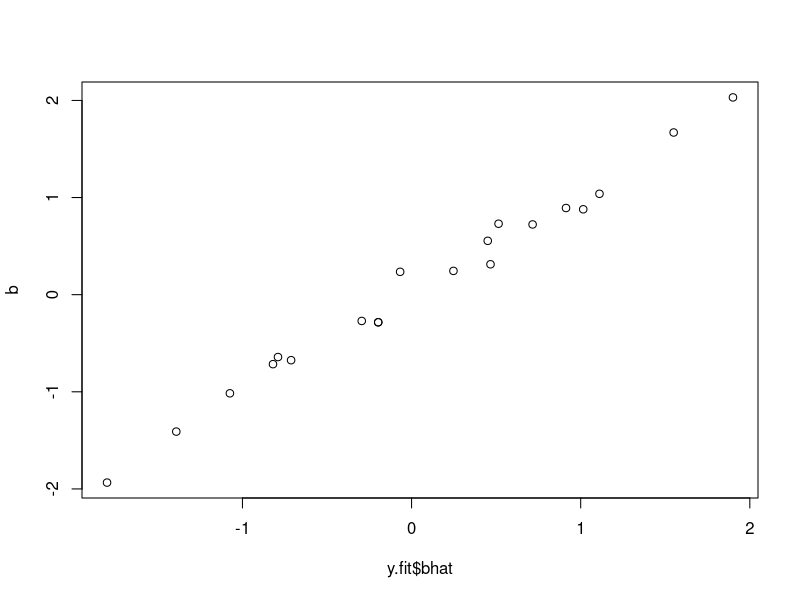
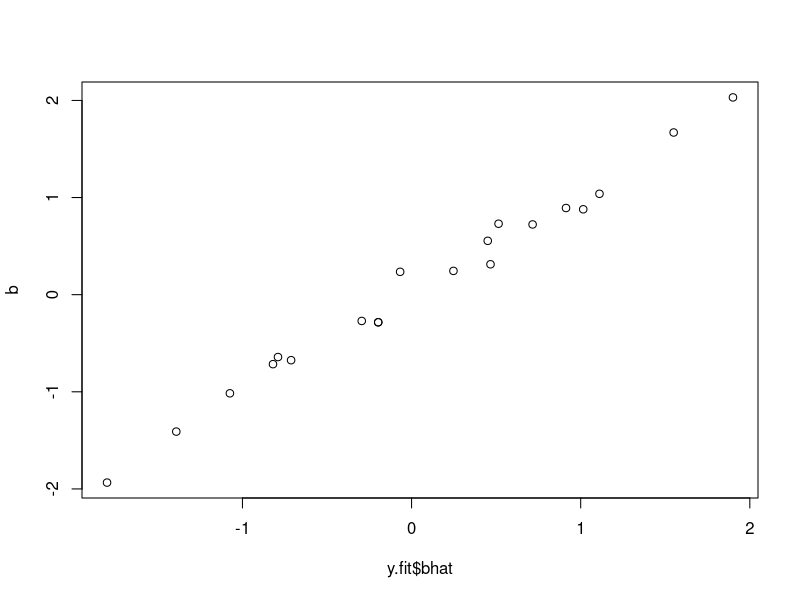
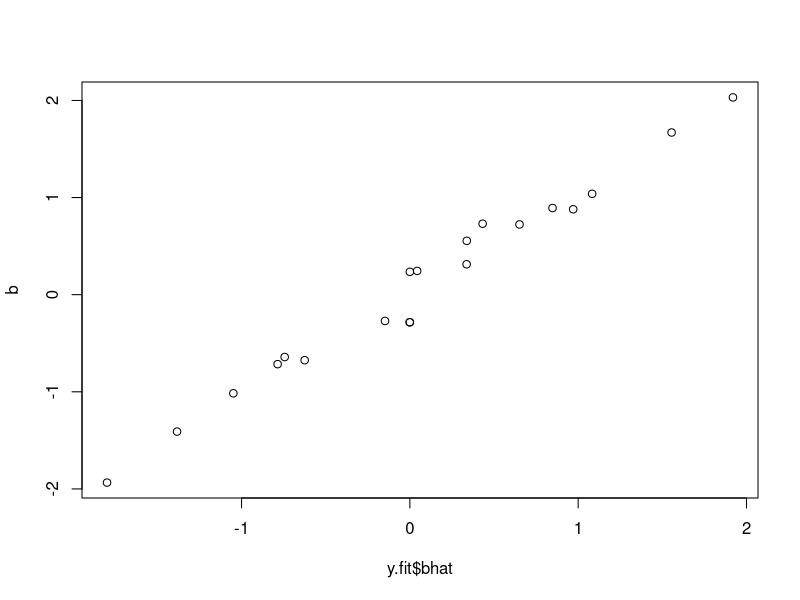
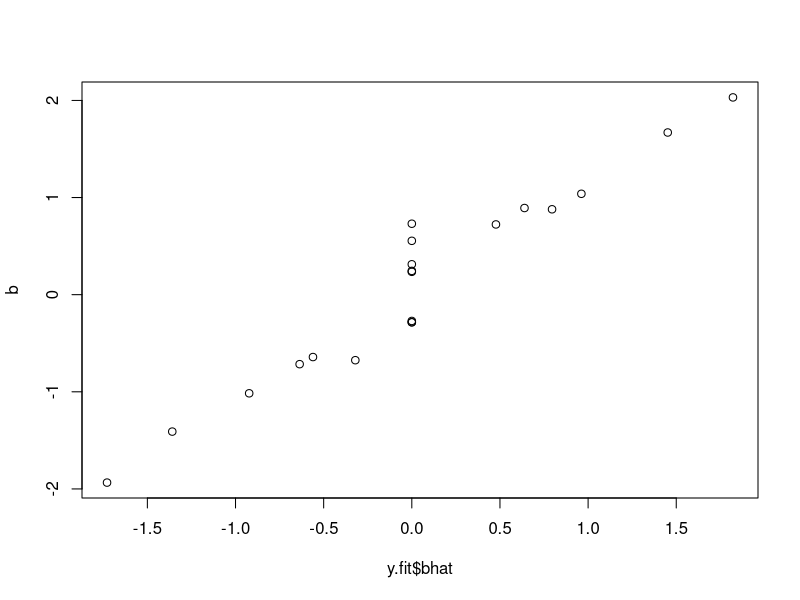
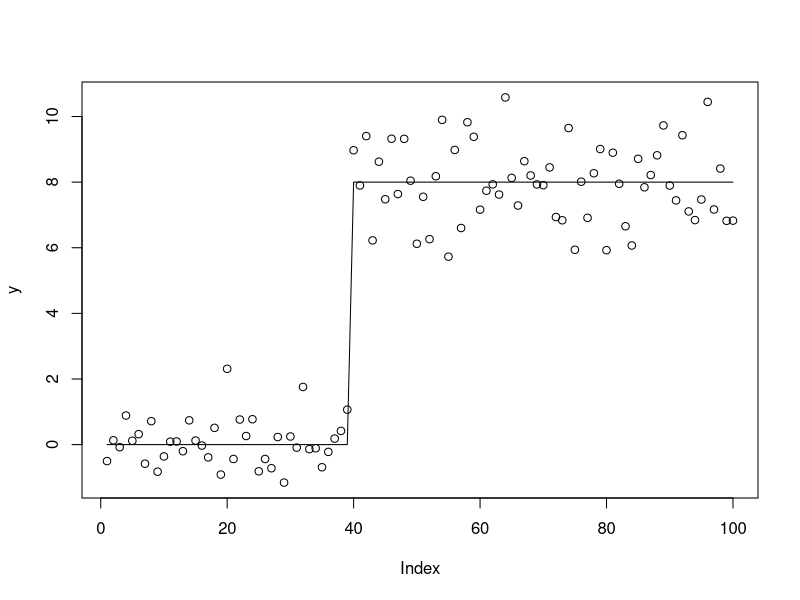
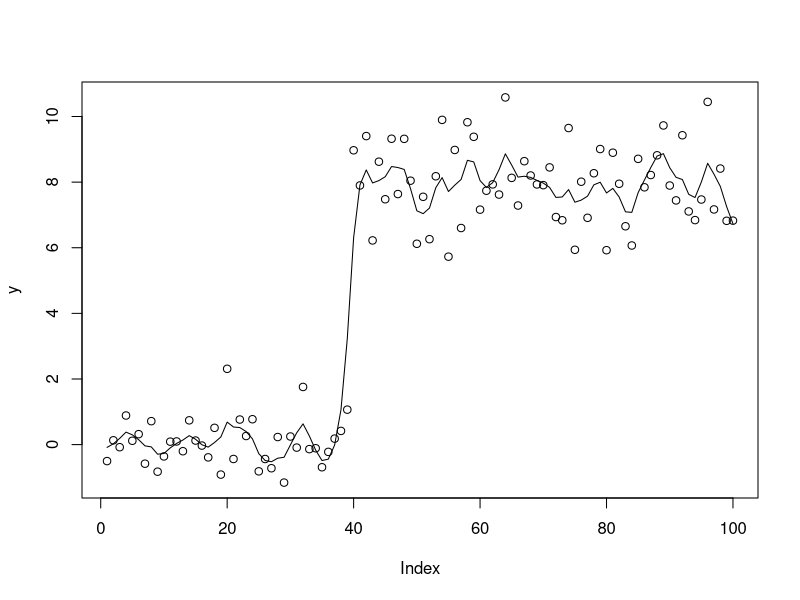
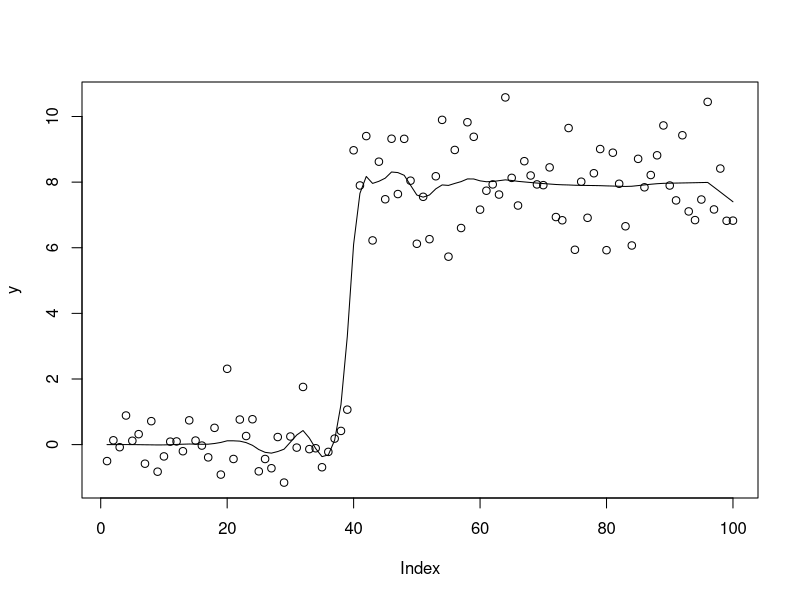
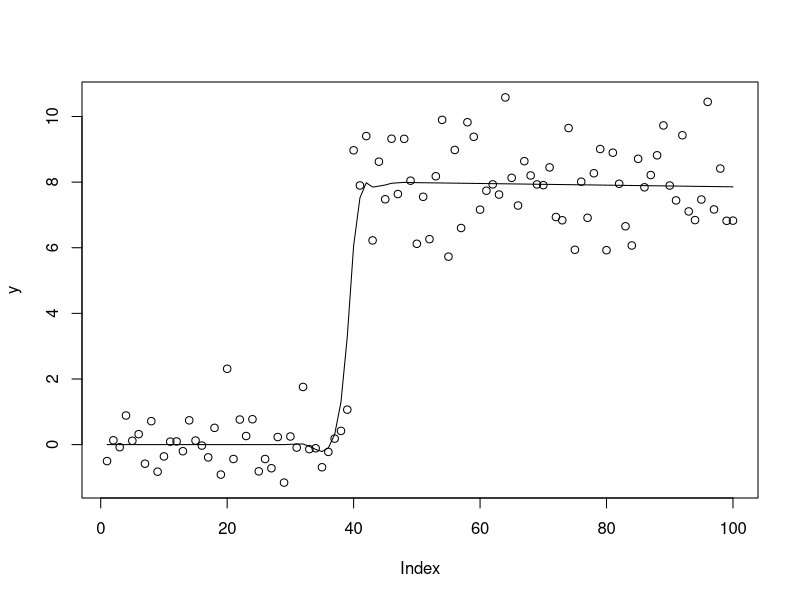

These figures' R source, in order: (Note: a time limit stopped this script after it produced the figures.)
## ---- chunk 1
calc_s2hat = function(y,X,XtX,EB,EB2,sb2){
  n = length(y)
  XB = calc_XB(EB,X)
  Xb = rowSums(XB)
  BXtXB = calc_BXtXB(EB2,XtX)

  s2hat = as.numeric((1/n)* (t(y) %*% y - 2*sqrt(sb2)*sum(y*Xb) + sb2 * sum(BXtXB)))
  
}
## ---- chunk 2
calc_sb2hat = function(y,X,XtX,EB,EB2){
  XB = calc_XB(EB,X)
  BXtXB = calc_BXtXB(EB2,XtX)
  Xb = rowSums(XB)
  return(as.numeric((t(y) %*% Xb)/sum(BXtXB))^2)
}
## ---- chunk 3
calc_XB = function(EB,X){
  if(nrow(EB)==0){ # special case
    return(X)
  } else {
    B = apply(EB,2,prod)
    return(X %*% diag(B))      
  }
}

calc_BXtXB = function(EB2,XtX){
  if(nrow(EB2)==0){ # special case
    return(XtX)
  } else {
    B2 = matrix(apply(EB2,2,prod),ncol=ncol(XtX))
    return(XtX*B2)    
  }
}




#K is number of Bs to multiply together
iterative_ridge=function(y,X,sb2,s2,K=2,niter=10,update.s2= FALSE, update.sb2=FALSE, EB_init = NULL){
  p = ncol(X)
#hold first and second moments of B
  
  EB = matrix(1,nrow=K,ncol=p)
  EB2 = matrix(1,nrow=K,ncol=p*p)
  if(!is.null(EB_init)){
    nk = nrow(EB_init$EB) # initialize the first nk components using the supplied initialization
    EB[1:nk,] = EB_init$EB
    EB2[1:nk,] = EB_init$EB2
  }
  XtX = t(X) %*% X

  for(i in 1:niter){
    for(k in 1:K){
        
        XB_without_k = calc_XB(EB[-k,,drop=FALSE],X)
        BXtXB_without_k = calc_BXtXB(EB2[-k,,drop=FALSE],XtX)
      
        Sigma1 = chol2inv(chol((sb2/s2) * BXtXB_without_k + diag(p)))
        mu1 = as.vector((sqrt(sb2)/s2) *(Sigma1 %*% (t(XB_without_k) %*% y)))
        
        EB[k,] = mu1
        EB2[k,] = as.vector(outer(mu1,mu1) + Sigma1)
    }
    if(update.sb2){
      sb2 = calc_sb2hat(y,X,XtX,EB,EB2)
    }
    if(update.s2){
      s2 = calc_s2hat(y,X,XtX,EB,EB2,sb2)
    }
  }
  return(list(bhat = apply(EB,2,prod), EB=EB,EB2=EB2,sb2 = sb2,s2=s2))
}

## ---- chunk 4
set.seed(1)
n=1000
p=20
X = matrix(rnorm(n*p),nrow=n,ncol=p)
X = X %*% diag(1/sqrt(colSums(X^2)))

b = rnorm(p)
sb2 = 25
s2 = 1

y = sqrt(sb2)* X %*% b + sqrt(s2) * rnorm(n)

y.fit = iterative_ridge(y,X,sb2,s2,1,1)
plot(y.fit$bhat,b)

y.fit = iterative_ridge(y,X,sb2,s2,1,10)
plot(y.fit$bhat,b)

y.fit = iterative_ridge(y,X,sb2,s2,2,10)
plot(y.fit$bhat,b)

y.fit = iterative_ridge(y,X,sb2,s2,5,10)
plot(y.fit$bhat,b)

## ---- chunk 5
set.seed(100)
sd = 1
n = 100
p = n
X = matrix(0,nrow=n,ncol=n)
for(i in 1:n){
  X[i:n,i] = 1:(n-i+1)
}
btrue = rep(0,n)
btrue[40] = 8
btrue[41] = -8
y = X %*% btrue + sd*rnorm(n)

plot(y)
lines(X %*% btrue)
## ---- chunk 6
y.fit = iterative_ridge(y,X,sb2=1,s2=1,1,1)
plot(y)
lines(X %*% y.fit$bhat)
## ---- chunk 7
y.fit = iterative_ridge(y,X,sb2=1,s2=1,2,10)
plot(y)
lines(X %*% y.fit$bhat)
## ---- chunk 8
y.fit = iterative_ridge(y,X,sb2=1,s2=1,3,10)
plot(y)
lines(X %*% y.fit$bhat)
## ---- chunk 9
y.fit = iterative_ridge(y,X,sb2=1,s2=1,10,10)
plot(y)
lines(X %*% y.fit$bhat)
## ---- chunk 10
y.fit = iterative_ridge(y,X,sb2=1,s2=1,1,10,update.s2=FALSE,update.sb2=TRUE)
plot(y)
lines(sqrt(y.fit$sb2) *  X %*% y.fit$bhat)
## ---- chunk 11
y.fit = iterative_ridge(y,X,sb2=1,s2=1,1,100,update.s2=FALSE,update.sb2=TRUE)
plot(y)
lines(sqrt(y.fit$sb2) * X %*% y.fit$bhat)
## ---- chunk 12
y.fit.K1 = iterative_ridge(y,X,sb2=1,s2=1,1,1000,update.s2=FALSE,update.sb2=TRUE)
plot(y)
lines(sqrt(y.fit$sb2) * X %*% y.fit$bhat)
## ---- chunk 13
y.fit = iterative_ridge(y,X,sb2=1,s2=1,2,100,update.s2=TRUE,update.sb2=TRUE)
plot(y)
lines(sqrt(y.fit$sb2) * X %*% y.fit$bhat)
## ---- chunk 14
y.fit = iterative_ridge(y,X,sb2=y.fit.K1$sb2,s2=y.fit.K1$s2,2,100,update.s2=FALSE,update.sb2=FALSE,EB_init = y.fit.K1)
plot(y)
lines(sqrt(y.fit$sb2) * X %*% y.fit$bhat)
## ---- chunk 15
y.fit = iterative_ridge(y,X,sb2=y.fit.K1$sb2,s2=y.fit.K1$s2,2,100,update.s2=TRUE,update.sb2=TRUE,EB_init = y.fit.K1)
plot(y)
lines(sqrt(y.fit$sb2) * X %*% y.fit$bhat)
## ---- chunk 16
y.fit = iterative_ridge(y,X,sb2=y.fit.K1$sb2,s2=y.fit.K1$s2,2,100,update.s2=TRUE,update.sb2=FALSE,EB_init = y.fit.K1)
plot(y)
lines(sqrt(y.fit$sb2) * X %*% y.fit$bhat)
## ---- chunk 17
y.fit = iterative_ridge(y,X,sb2=y.fit.K1$sb2,s2=y.fit.K1$s2,2,100,update.s2=FALSE,update.sb2=TRUE,EB_init = y.fit.K1)
plot(y)
lines(sqrt(y.fit$sb2) * X %*% y.fit$bhat)
## ---- chunk 18
y.fit = iterative_ridge(y,X,sb2=1,s2=1,3,10,update.s2=TRUE,update.sb2=TRUE)
plot(y)
lines(X %*% y.fit$bhat)
## ---- chunk 19
y.fit = iterative_ridge(y,X,sb2=1,s2=1,2,100,update.s2=FALSE,update.sb2=TRUE)
plot(y)
lines(X %*% y.fit$bhat)
